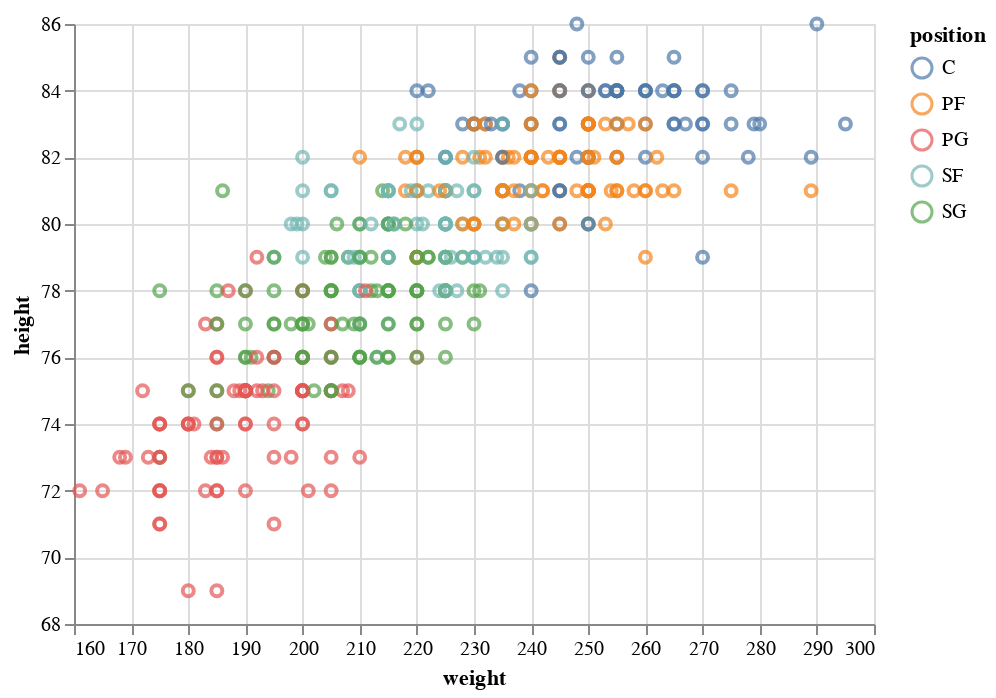

The code cell stored with this chart in its notebook:
### Code cell
alt.Chart(nba_frame).mark_point().encode(
    alt.X('weight', scale=alt.Scale(zero=False)),
    alt.Y('height', scale=alt.Scale(zero=False)),
    color='position'
)

### Figure 1 — Vega-Lite specification as saved in the notebook (floating-point values rounded to 4 significant figures; data arrays with more than 128 entries replaced by an {"elided": "..."} marker saying what was removed)
{"config": {"view": {"continuousWidth": 400, "continuousHeight": 300}}, "data": {"name": "data-9e4178d207144dc4bb38daddbe48a7f0"}, "mark": "point", "encoding": {"color": {"field": "position", "type": "nominal"}, "x": {"field": "weight", "scale": {"zero": false}, "type": "quantitative"}, "y": {"field": "height", "scale": {"zero": false}, "type": "quantitative"}}, "$schema": "https://vega.github.io/schema/vega-lite/v4.17.0.json", "datasets": {"data-9e4178d207144dc4bb38daddbe48a7f0": {"elided": "437 records"}}}
